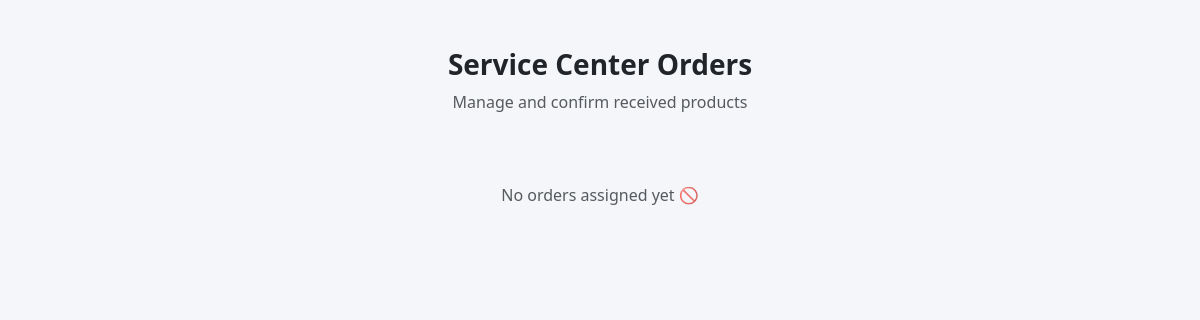
Page /service-orders/1/ on the earlier database version.
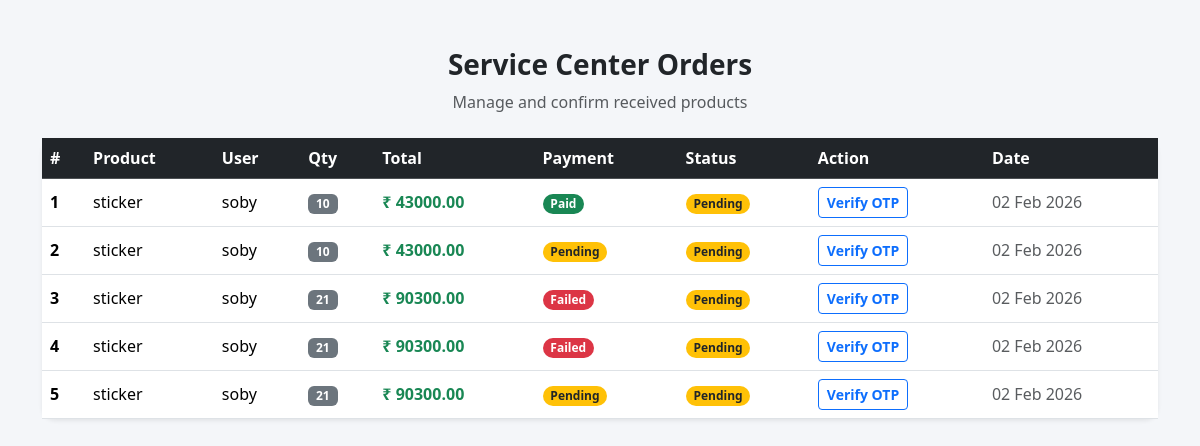
Same page on the later database version.
### user_app/models.py (models this page shows, shortened)
class ProductOrder(models.Model):
    PAYMENT_STATUS = (
        ('pending', 'Pending'),
        ('paid', 'Paid'),
        ('failed', 'Failed'),
    )
    user = models.ForeignKey(CustomUser, on_delete=models.CASCADE)
    product = models.ForeignKey(Products, on_delete=models.CASCADE)
    service_centre = models.ForeignKey(Service_Centre, on_delete=models.CASCADE, null=True, blank=True)
    ORDER_STATUS_CHOICES = (
        ('pending', 'Pending'),
        ('received', 'Received'),
    )
    order_status = models.CharField(
        max_length=20,
        choices=ORDER_STATUS_CHOICES,
        default='pending'
    )
    quantity = models.PositiveIntegerField(default=1)
    price = models.DecimalField(max_digits=10, decimal_places=2)
    total_amount = models.DecimalField(max_digits=10, decimal_places=2)
    razorpay_order_id = models.CharField(max_length=100, blank=True, null=True)
    razorpay_payment_id = models.CharField(max_length=100, blank=True, null=True)
    razorpay_signature = models.CharField(max_length=200, blank=True, null=True)
    payment_status = models.CharField(max_length=20, choices=PAYMENT_STATUS, default='pending')
    created_at = models.DateTimeField(auto_now_add=True)

class CustomUser(AbstractUser):
    phone = models.CharField(max_length=15)

### service_app/models.py (models this page shows)
class Products(models.Model):
    service_centre = models.ForeignKey(Service_Centre,on_delete=models.CASCADE,null=True,blank=True)
    name = models.CharField(max_length=100)
    description = models.TextField()
    price = models.DecimalField(decimal_places=2,max_digits=10,null=True,blank=True)
    quantity = models.IntegerField()
    image = models.FileField(upload_to="product_images",null=True,blank=True)

### service_app/views.py (the view)
# urls.py: path('service-orders/<int:service_centre_id>/',BuyedProductseviceList.as_view(),name='servicelist_orders'),
class BuyedProductseviceList(ListView):
    model = ProductOrder
    template_name = 'service_buy_product_list.html'
    context_object_name = 'buyproduct'
    def get_queryset(self):
        return ProductOrder.objects.filter(service_centre_id=self.kwargs['service_centre_id']).order_by("-created_at")

### service_app/templates/service_buy_product_list.html (shortened to what this page needs)
<!DOCTYPE html>
<html lang="en">
<head>
    <link href="https://cdn.jsdelivr.net/npm/bootstrap@5.3.2/dist/css/bootstrap.min.css" rel="stylesheet">
</head>
<body>
<div class="container my-5">
    <div class="text-center mb-4">
        <h3 class="page-title">Service Center Orders</h3>
        <p class="text-muted">Manage and confirm received products</p>
    </div>
    {% if buyproduct %}
    <div class="card shadow-sm border-0">
        <div class="table-responsive">
            <table class="table table-hover align-middle mb-0">
                <thead class="table-dark sticky-top">
                    <tr>
                        <th>#</th>
                        <th>Product</th>
                        <th>User</th>
                        <th>Qty</th>
                        <th>Total</th>
                        <th>Payment</th>
                        <th>Status</th>
                        <th>Action</th>
                        <th>Date</th>
                    </tr>
                </thead>
                <tbody>
                    {% for order in buyproduct %}
                    <tr>
                        <td class="fw-semibold">{{ forloop.counter }}</td>
                        <td>{{ order.product.name }}</td>
                        <td>{{ order.user.username }}</td>
                        <td>
                            <span class="badge bg-secondary">{{ order.quantity }}</span>
                        </td>
                        <td class="fw-semibold text-success">
                            ₹ {{ order.total_amount }}
                        </td>
                        <td>
                            {% if order.payment_status == 'paid' %}
                                <span class="badge rounded-pill bg-success">Paid</span>
                            {% elif order.payment_status == 'failed' %}
                                <span class="badge rounded-pill bg-danger">Failed</span>
                            {% else %}
                                <span class="badge rounded-pill bg-warning text-dark">Pending</span>
                            {% endif %}
                        </td>
                        <td>
                            {% if order.order_status == 'pending' %}
                                <span class="badge rounded-pill bg-warning text-dark">Pending</span>
                            {% else %}
                                <span class="badge rounded-pill bg-success">Received</span>
                            {% endif %}
                        </td>
                        <td>
                            {% if order.order_status == 'pending' %}
                                <a href="{% url 'send_order_otp' order.id %}"
                                   class="btn btn-sm btn-outline-primary fw-semibold">
                                    Verify OTP
                                </a>
                            {% else %}
                                <span class="text-muted">—</span>
                            {% endif %}
                        </td>
                        <td class="text-muted">
                            {{ order.created_at|date:"d M Y" }}
                        </td>
                    </tr>
                    {% endfor %}
                </tbody>
            </table>
        </div>
    </div>
    {% else %}
        <div class="text-center py-5">
            <h6 class="text-muted">No orders assigned yet 🚫</h6>
        </div>
    {% endif %}
</div>
</body>
</html>

### service_app/templates/service_buy_product_list.html (style rules this page uses)
body { background-color: #f4f6f9; font-family: 'Segoe UI', sans-serif; }
.page-title { font-weight: 700; }
.card { border-radius: 14px; }
.table thead th { white-space: nowrap; }

Differences in the rows shown:
added ProductOrder: product.name "sticker", user.username "soby", quantity "10", total_amount "43000.00", payment_status "Paid", order_status "Pending", created_at "02 Feb 2026"
added ProductOrder: product.name "sticker", user.username "soby", quantity "10", total_amount "43000.00", payment_status "Pending", order_status "Pending", created_at "02 Feb 2026"
added ProductOrder: product.name "sticker", user.username "soby", quantity "21", total_amount "90300.00", payment_status "Failed", order_status "Pending", created_at "02 Feb 2026"
added ProductOrder: product.name "sticker", user.username "soby", quantity "21", total_amount "90300.00", payment_status "Failed", order_status "Pending", created_at "02 Feb 2026"
added ProductOrder: product.name "sticker", user.username "soby", quantity "21", total_amount "90300.00", payment_status "Pending", order_status "Pending", created_at "02 Feb 2026"
Other differences:
text no longer shown: "No orders assigned yet 🚫"
text now shown: "# Product User Qty Total Payment Status Action Date"
